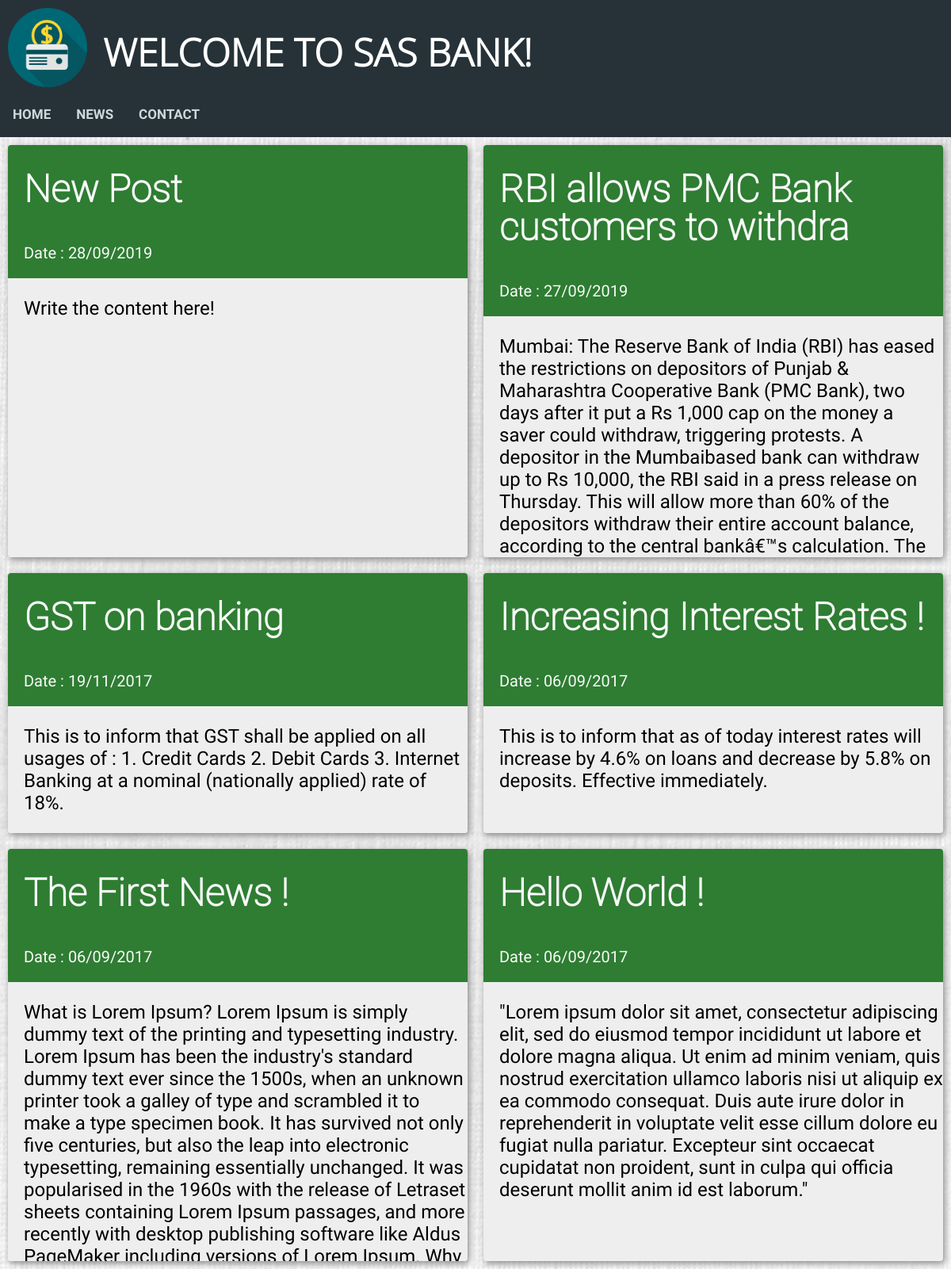
Page /news.php on the committed database.
### tables this page shows
CREATE TABLE `news` (
  `id` int(10) UNSIGNED NOT NULL,
  `title` varchar(40) DEFAULT NULL,
  `created` datetime DEFAULT NULL
);

CREATE TABLE `news_body` (
  `id` int(10) UNSIGNED NOT NULL,
  `body` text
);

### news.php (the view, shortened to what this page needs)
<?php
    include "header.php";
    include "navbar.php";
    include "connect.php";
?>
<!DOCTYPE html>
<html>
<head>
    <link rel="stylesheet" href="news_style.css">
</head>
<body>
    <div class="flex-container">
        <?php
            $sql0 = "SELECT id, title, created FROM news ORDER BY created DESC";
            $result = $conn->query($sql0);
            if ($result->num_rows > 0) {
            while($row = $result->fetch_assoc()) {
                $id = $row["id"];
                $sql1 = "SELECT body FROM news_body WHERE id=$id";
                $result1 = $conn->query($sql1); ?>
                <div class="flex-item">
                    <div class="flex-container-title">
                        <h1 id="title"><?php echo $row["title"] . "<br>"; ?></h1>
                    </div>
                    <div class="flex-container-title">
                        <p id="date"><?php echo "Date : " .
                            date("d/m/Y", strtotime($row["created"])); ?></p>
                    </div>
                    <div class="flex-container-body">
                        <p id="news_body"><?php while($row1 = $result1->fetch_assoc()) {
                            echo $row1["body"]; } ?></p>
                    </div>
                </div>
            <?php }
            } else {
                echo "No news available ! Please post some.";
            }
        ?>
    </div>
</body>
</html>

### header.php (shortened to what this page needs)
<!DOCTYPE html>
<html>
<head>
    <link rel="stylesheet" href="header_style.css">
</head>
<body>
    <div class="flex-container-header">
        <div class="flex-item-header">
            <img src="images/logo.png" onclick="eEgg_func()" width="100" height="100">
        </div>
        <div class="flex-item-header">
        <h1 id="a"><marquee scrollamount="20">WELCOME TO SAS BANK!</marquee></h1>
        </div>
    </div>
</body>
</html>

### navbar.php (shortened to what this page needs)
<!DOCTYPE html>
<html>
<head>
    <link rel="stylesheet" href="navbar_style.css">
</head>
<body>
    <div class="nav-wrapper">
    <div class="topnav" id="theTopNav">
        <a href="./home.php">HOME</a>
        <a href="./news.php">NEWS</a>
        <a href="./contact.php">CONTACT</a>
    </div>
    </div>
</body>
</html>

### header_style.css (style rules this page uses)
body { margin: 0; padding: 0; background-color: #FAFAFA; }
.flex-container-header { display: -webkit-flex; display: flex; width: auto; height: auto; background-color: #263238; }
.flex-item-header { width: auto; height: 100px; margin: 10px; }
h1 { font-family: OpenSans-Light; color: white; font-size: 3rem; line-height: 3rem; margin-top: calc((1.5rem - 2rem) + 2.5rem); margin-bottom: 1.5rem; }

### navbar_style.css (style rules this page uses)
.nav-wrapper { height: 53px; background: #333; }
.topnav { background-color: #263238; overflow: hidden; height: 53px; }
.topnav a { float: left; display: block; color: #CFD8DC; text-align: center; padding: 14px 16px; text-decoration: none; font-size: 17px; font-family: Roboto-Bold; }

### news_style.css (style rules this page uses)
body, html { height: 100%; background: url("images/news.jpg") no-repeat center center fixed; background-size: cover; }
.flex-container { display: -webkit-flex; display: flex; width: auto; height: auto; -webkit-flex-wrap: wrap; flex-wrap: wrap; }
.flex-item { -webkit-flex-direction: column; flex-direction: column; flex: 1 1 550px; background-color: #EEEEEE; width: auto; height: auto; max-height: 65vh; margin: 10px; overflow-y: auto; box-shadow: 2px 3px 8px #888888; border-radius: 4px; }
.flex-container-title { display: -webkit-flex; display: flex; width: auto; height: auto; background-color: #2E7D32; }
.flex-container-body { display: -webkit-flex; display: flex; background-color: #EEEEEE; }
h1[id="title"] { margin-left: 20px; font-family: Roboto-Thin; color: #FAFAFA; }
p[id="date"] { font-size: 20px; color: #FAFAFA; margin-left: 20px; font-family: Roboto-Regular; }
p[id="news_body"] { font-size: 24px; margin-left: 20px; font-family: Roboto-Regular; }

### rows in the picture
news: title "New Post", created "28/09/2019"
news_body: body "Write the content here!"
news: title "RBI allows PMC Bank customers to withdra", created "27/09/2019"
news_body: body "Mumbai: The Reserve Bank of India (RBI) has eased the restrictions on depositors of Punjab & Maharashtra Cooperative Bank (PMC Bank), two days after it put a Rs 1,000 cap on the money a saver could withdraw, triggering protests. A depositor in the Mumbaibased bank can withdraw up to Rs 10,000, the RBI said in a press release on Thursday. This will allow more than 60% of the depositors withdraw their entire account balance, according to the central bankâ€™s calculation. The…"
news: title "GST on banking", created "19/11/2017"
news_body: body "This is to inform that GST shall be applied on all usages of : 1. Credit Cards 2. Debit Cards 3. Internet Banking at a nominal (nationally applied) rate of 18%."
news: title "Increasing Interest Rates !", created "06/09/2017"
news_body: body "This is to inform that as of today interest rates will increase by 4.6% on loans and decrease by 5.8% on deposits. Effective immediately."
news: title "The First News !", created "06/09/2017"
news_body: body "What is Lorem Ipsum? Lorem Ipsum is simply dummy text of the printing and typesetting industry. Lorem Ipsum has been the industry's standard dummy text ever since the 1500s, when an unknown printer took a galley of type and scrambled it to make a type specimen book. It has survived not only five centuries, but also the leap into electronic typesetting, remaining essentially unchanged. It was popularised in the 1960s with the release of Letraset sheets containing Lorem Ipsum passages, and more recently with desktop publishing software like Aldus…"
news: title "Hello World !", created "06/09/2017"
news_body: body "\"Lorem ipsum dolor sit amet, consectetur adipiscing elit, sed do eiusmod tempor incididunt ut labore et dolore magna aliqua. Ut enim ad minim veniam, quis nostrud exercitation ullamco laboris nisi ut aliquip ex ea commodo consequat. Duis aute irure dolor in reprehenderit in voluptate velit esse cillum dolore eu fugiat nulla pariatur. Excepteur sint occaecat cupidatat non proident, sunt in culpa qui officia deserunt mollit anim id est laborum.\""
